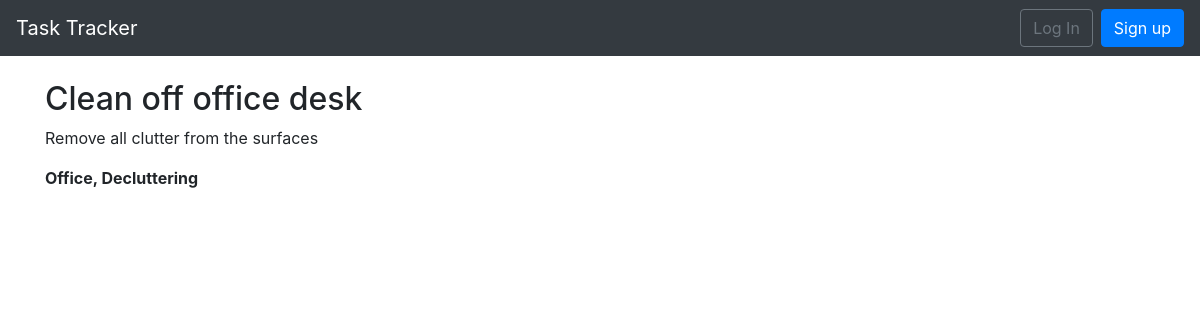
The app's page /task/1/, older data.
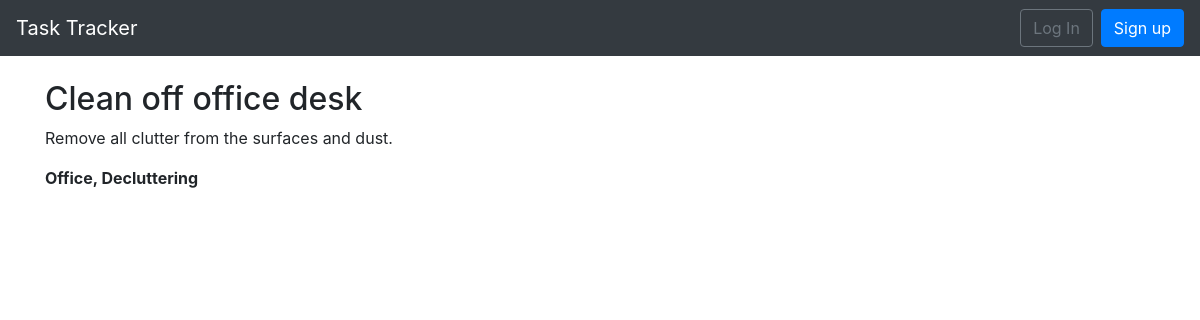
The same page, newer data.
### mainapp/models.py (models this page shows, shortened)
class Task(models.Model):
    summary = models.TextField()
    details = models.TextField()
    category = models.ForeignKey(Category,
                                 on_delete=models.SET_NULL,
                                 null=True)
    location = models.ForeignKey(Location,
                                 on_delete=models.SET_NULL,
                                 null=True)

class Location(models.Model):
    name = models.TextField()
    def __str__(self):
        return self.name[:25]

class Category(models.Model):
    name = models.TextField()
    def __str__(self):
        return self.name[:25]

### mainapp/views.py (the view)
# urls.py: path('task/<int:pk>/', TaskDetailView.as_view(), name='task_detail'),
class TaskDetailView(DetailView):
    model = Task
    template_name = 'task_detail.html'

### templates/task_detail.html
{% extends 'base.html' %}
{% block content %}
<div class="task-entry">
<h2>{{ task.summary }}</h2>
<p>{{ task.details }}</p>
<p><b>{{ task.location }}, {{ task.category }}</b></p>
</div>
{% endblock content %}

Row changes from the older to the newer data that the page shows:
changed Task "Clean off office desk": details "Remove all clutter from the surfaces" → "Remove all clutter from the surfaces and dust."
